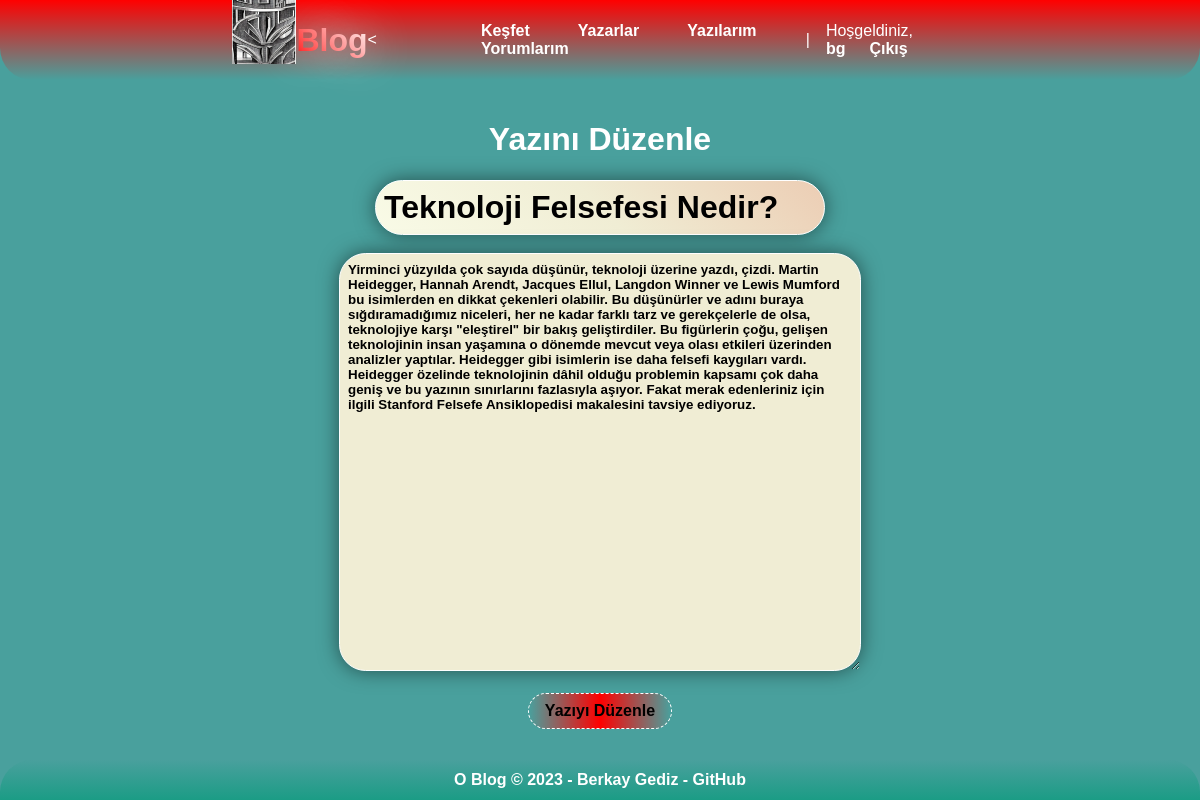
The app's page /yaziduzenle.php?yaziid=18 (signed in) with its own data.
### tables this page shows
CREATE TABLE `post` (
  `id` int(11) NOT NULL,
  `title` varchar(200) NOT NULL,
  `text` text NOT NULL,
  `authorid` int(11) NOT NULL,
  `categoryid` int(11) NOT NULL,
  `date` timestamp NOT NULL DEFAULT current_timestamp() ON UPDATE current_timestamp()
);

### yaziduzenle.php (the view, shortened to what this page needs)
<!DOCTYPE html>
<html lang="tr">
<head>
    <?php
    include("connect.php");
    ?>
</head>
<body>
    <header>
        <div><a href="index.php" style="text-decoration: none;">
                <img src="img/o_favicon.png" style="float:left;">
                <h1
                    style="text-shadow: 0 0 45px white; font-weight: bold; float:left; background: -webkit-linear-gradient(45deg, red, #ffffff);-webkit-background-clip: text; background-clip: text; -webkit-text-fill-color: transparent;">
                    Blog</h1>
            </a>
        </div>
        <div style="display: flex; align-items: center; width:50%;">
            <<?php
            include("nav.php");
            ?>
        </div>
    </header>
    <main>
        <?php
        if (isset($_SESSION["girisyapildi"]) && ($_SESSION["girisyapildi"] == true)) {
            $yaziid = $_GET['yaziid'];
            echo "<h1>Yazını Düzenle</h1>";
            $yazisor = mysqli_query($baglanti, "SELECT * FROM post WHERE id='$yaziid'");
            $yazicek = mysqli_fetch_assoc($yazisor);
            if ($yazicek["id"] == $_GET["yaziid"]) {
                echo "<form action='yaziduzenleaction.php?yaziid=" . $yaziid . "' method='POST'>
            <input type='text' name='baslik' value='" . $yazicek["title"] . "' placeholder='Başlık' style='width: 60%; padding: 1vh 1vh 1vh 1vh; border-radius: 2em; border: 1px solid white; background: linear-gradient(45deg, #F9FBE7, #F0EDD4, #ECCDB4); font-weight: bold; font-size: 2em;font-family: Arial, Helvetica, sans-serif;' maxlength='100' required><br><br>
            <textarea name='metin' placeholder='İçerik' style='width: 70%; height: 50vh; padding: 1vh 1vh 1vh 1vh; border-radius: 2em; border: 1px solid white; background-color: #F0EDD4; color: black; font-weight: bold; font-family: Arial, Helvetica, sans-serif;' maxlength='3500' required>" . $yazicek["text"] . "</textarea><br><br>
            <input type='submit' id='olustur' value='Yazıyı Düzenle'>";
            }
        } else {
            header("Location: giris.php");
        }
        ?>
    </main>
    <footer>
        <p style="color: white; font-weight: bold; text-decoration: none;">O Blog &copy; 2023 - Berkay Gediz - <a
                href="https://github.com/berkaygediz">GitHub</a> </p>
    </footer>
</body>
</html>

### yaziduzenle.php (style rules this page uses)
body { padding: 0; margin: 0; background-color: #49a09d; display: flex; flex-direction: column; align-items: center; font-family: Arial, Helvetica, sans-serif; color: white; }
header { display: flex; justify-content: center; align-items: center; width: 100%; height: 10vh; background: linear-gradient(360deg, #49a09d, red); border-bottom-left-radius: 2rem; border-bottom-right-radius: 2rem; max-height: auto; max-width: auto; transition: all 1s ease-in-out; position: fixed; }
header img { height: 8vh; max-height: auto; max-width: auto; }
main { width: 90vh; margin-top: 12.5vh; justify-content: center; align-items: center; background-color: #49a09d; text-align: center; }
footer { border-top-left-radius: 2rem; border-top-right-radius: 2rem; transition: all 1s ease-in-out; display: flex; justify-content: center; align-items: center; width: 100%; height: 5vh; background: linear-gradient(180deg, #49a09d, #1B9C85); background-color: #1B9C85; position: fixed; bottom: 0; }
footer p { font-size: 1rem; color: white; }
a { text-decoration: none; color: white; font-weight: bold; }
#olustur { padding: 1vh 2vh 1vh 2vh; border: 1px dashed white; border-radius: 3em; background: linear-gradient(90deg, #49a09d, red, #49a09d); font-size: 1rem; cursor: pointer; transition: all 0.5s ease-in-out; font-weight: bold; }
input[type="text"], textarea, select { border: 2px solid wheat; box-shadow: 0 0 20px rgba(0, 0, 0, 0.5); transition: all 0.5s ease-in-out; color: black; }

### records on screen
post: baslik "Teknoloji Felsefesi Nedir?", metin "Yirminci yüzyılda çok sayıda düşünür, teknoloji üzerine yazdı, çizdi. Martin Heidegger, Hannah Arendt, Jacques Ellul, Langdon Winner ve Lewis Mumford bu isimlerden en dikkat çekenleri olabilir. Bu düşünürler ve adını buraya sığdıramadığımız niceleri, her ne kadar farklı tarz ve gerekçelerle de olsa, teknolojiye karşı \"eleştirel\" bir bakış geliştirdiler. Bu figürlerin çoğu, gelişen teknolojinin insan yaşamına o dönemde mevcut veya olası etkileri üzerinden analizler yaptılar. Heidegger gibi isimlerin ise daha felsefi kaygıları vardı. Heidegger özelinde teknolojinin dâhil olduğu problemin kapsamı çok daha geniş ve bu yazının sınırlarını fazlasıyla aşıyor. Fakat merak edenleriniz için ilgili…"

### other values on screen
$_SESSION["kullaniciadi"] "bg"
